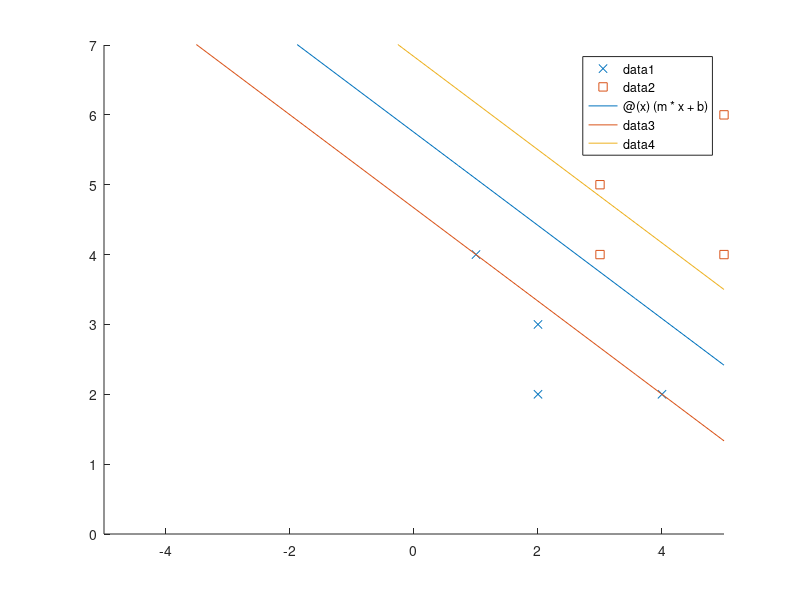

This figure's MATLAB source:
importdata('./data/mini/trSep.dat',' ',4);
trSep = ans.data;
importdata('./data/mini/trSeplabels.dat',' ',4);
trSeplabels = ans.data;

axis([0 7 0 7]);
hold on
scatter(trSep(trSeplabels==1,1),trSep(trSeplabels==1,2),'x');
scatter(trSep(trSeplabels==2,1),trSep(trSeplabels==2,2),'s');
%hold off

res=svmtrain(trSeplabels,trSep,'-t 0 -c 1');

fprintf("Multiplicadores de Lagrange: \n");
disp(res.sv_coef);
fprintf("Vectores soporte: \n");
disp(full(res.SVs));

alfa = res.sv_coef;
clase = trSeplabels(res.sv_indices,1);
equis = trSep(res.sv_indices,:);
mult = alfa.*equis;
sigma = sum(mult);
sigma0  = clase(1)-sigma*equis(1,:)';
fprintf("Vector de pesos: ");
disp(sigma);
fprintf(" y umbral: ");
disp(sigma0);
fprintf("Margen: \n");
disp(2/norm(sigma));

m = -1*sigma(1)/sigma(2);
b = -1*sigma0/sigma(2);
fprintf("Valores de la funcion lineal: \n\tm = %f\tb = %f\n",m,b);
svFun = @(x) (m*x + b);
fplot(svFun);
%plot(svFun(1:1:7));
b = -1*(sigma0-1)/sigma(2);
svFun = @(x) (m*x + b);
fplot(svFun);
%plot(svFun(1:1:7));
b = -1*(sigma0+1)/sigma(2);
svFun = @(x) (m*x + b);
%plot(svFun(1:1:7));
fplot(svFun);
hold off